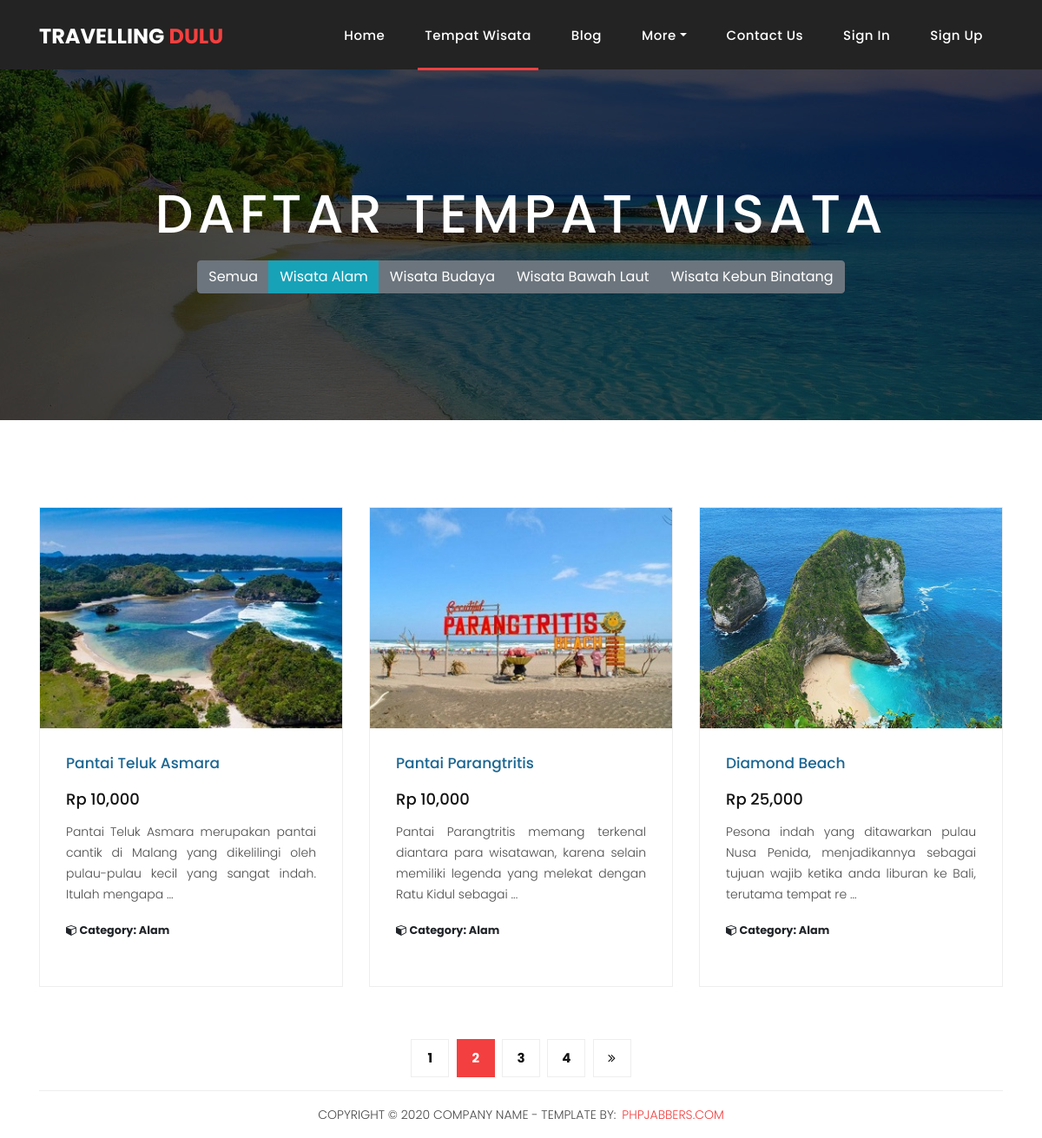
The page /wisata_alam.php on the database as committed earlier.
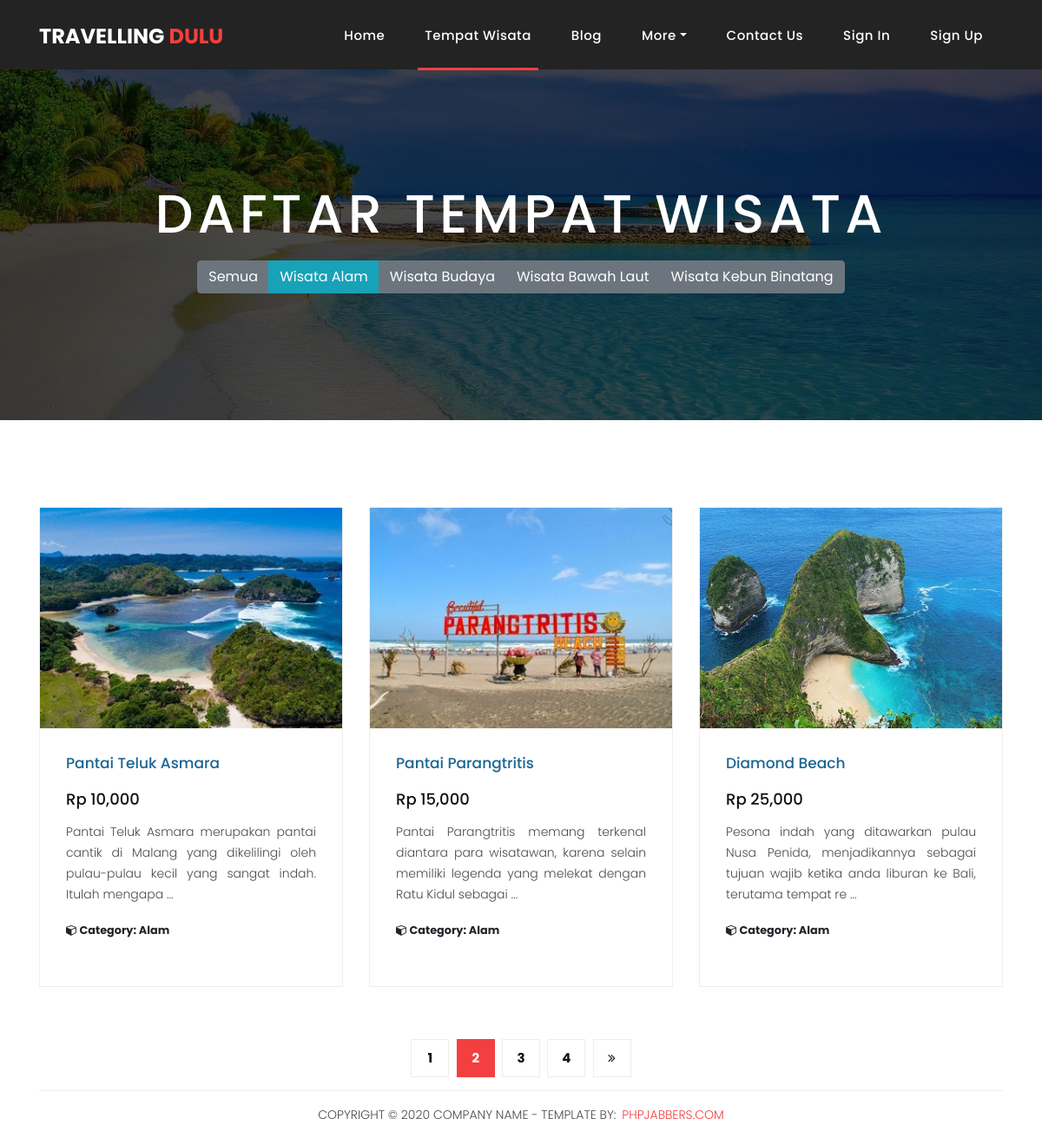
The same page on the database as committed later.
### tables this page shows
CREATE TABLE `wisata` (
  `id_wisata` int(11) NOT NULL,
  `nama_tempat` varchar(32) NOT NULL,
  `id_kategori` int(11) NOT NULL,
  `lokasi` varchar(32) NOT NULL,
  `fasilitas` text NOT NULL,
  `htm` int(11) NOT NULL,
  `deskripsi` longtext NOT NULL,
  `foto_1` varchar(32) NOT NULL,
  `foto_2` varchar(32) NOT NULL,
  `foto_3` varchar(32) NOT NULL,
  `foto_4` varchar(32) NOT NULL
);

CREATE TABLE `kategori` (
  `id_kategori` int(11) NOT NULL,
  `nama_kategori` varchar(32) NOT NULL,
  `foto_kategori` varchar(32) NOT NULL
);

### wisata_alam.php (the view, shortened to what this page needs)
<?php
if (!isset($_SESSION['email_user'])) {
  $loginButton = '<li class="nav-item"><a class="nav-link" href="login.php">Sign In</a></li>';
  $signupButton = '<li class="nav-item"><a class="nav-link" href="register.php">Sign Up</a></li>';
} else {
  $loginButton = '';
  $signupButton = '';
  $userGreeting = '<li class="nav-item"><a class="nav-link" href="#">Hello, ' . $_SESSION['nama_user'] . '</a></li>';
  $logoutButton = '<li class="nav-item"><a class="nav-link" href="backend/logout.php">Logout</a></li>';
}
include "connection.php";
$travels = mysqli_query($connection, "SELECT * FROM wisata JOIN kategori ON wisata.id_kategori = kategori.id_kategori WHERE wisata.id_kategori = 1");
?>
<!DOCTYPE html>
<html lang="en">
<head>
  <link href="vendor/bootstrap/css/bootstrap.min.css" rel="stylesheet">
  <link rel="stylesheet" href="assets/css/fontawesome.css">
  <link rel="stylesheet" href="assets/css/style.css">
  <link rel="stylesheet" href="assets/css/owl.css">
</head>
<body>
  <header class="">
    <nav class="navbar navbar-expand-lg">
      <div class="container">
        <a class="navbar-brand" href="index.php">
          <h2>Travelling <em>Dulu</em></h2>
        </a>
        <div class="collapse navbar-collapse" id="navbarResponsive">
          <ul class="navbar-nav ml-auto">
            <li class="nav-item">
              <a class="nav-link" href="index.php">Home
              </a>
            </li>
            <li class="nav-item active"><a class="nav-link" href="tempat_wisata.php">Tempat Wisata</a></li>
            <li class="nav-item"><a class="nav-link" href="blog.php">Blog</a></li>
            <li class="nav-item dropdown">
              <a class="nav-link dropdown-toggle" data-toggle="dropdown" href="#" role="button" aria-haspopup="true" aria-expanded="false">More</a>
            </li>
            <li class="nav-item"><a class="nav-link" href="contact.php">Contact Us</a></li>
            <?php echo $loginButton; ?>
            <?php echo $signupButton; ?>
          </ul>
        </div>
      </div>
    </nav>
  </header>
  <div class="page-heading about-heading header-text" style="background-image: url(assets/images/heading-6-1920x500.jpg);">
    <div class="container">
      <div class="row">
        <div class="col-md-12">
          <div class="text-content">
            <h2>Daftar Tempat Wisata</h2>
            <div class="btn-group py-3">
              <a href="tempat_wisata.php" class="btn btn-secondary">Semua</a>
              <a href="wisata_alam.php" class="btn btn-info">Wisata Alam</a>
              <a href="wisata_budaya.php" class="btn btn-secondary">Wisata Budaya</a>
              <a href="wisata_bawah_laut.php" class="btn btn-secondary">Wisata Bawah Laut</a>
              <a href="wisata_zoo.php" class="btn btn-secondary">Wisata Kebun Binatang</a>
            </div>
          </div>
        </div>
      </div>
    </div>
  </div>
  <div class="products">
    <div class="container">
      <div class="row justify-content-center">
        <?php
        if (mysqli_num_rows($travels) > 0) {
          foreach ($travels as $travel) {
        ?>
            <div class="col-md-4">
              <div class="product-item">
                <a href="tempat_wisata_detail.php?id=<?php echo $travel['id_wisata'] ?>"><img src="assets/images/wisata/<?php echo $travel['foto_1']; ?>" alt=""></a>
                <div class="down-content">
                  <a href="tempat_wisata_detail.php?id=<?php echo $travel['id_wisata'] ?>">
                    <h4><?php echo $travel['nama_tempat']; ?></h4>
                  </a>
                  <h6>Rp <?php echo number_format($travel['htm']); ?></h6>
                  <p class="text-justify"><?php echo substr_replace($travel['deskripsi'], " ... ", 130); ?></p>
                  <small class="d-flex justify-content-between mb-4">
                    <strong title="Nights"><i class="fa fa-cube"></i> Category: <?php echo $travel['nama_kategori']; ?></strong>
                  </small>
                </div>
              </div>
            </div>
          <?php } ?>
        <?php } ?>
        <div class="col-md-12">
          <ul class="pages">
            <li><a href="#">1</a></li>
            <li class="active"><a href="#">2</a></li>
            <li><a href="#">3</a></li>
            <li><a href="#">4</a></li>
            <li><a href="#"><i class="fa fa-angle-double-right"></i></a></li>
          </ul>
        </div>
      </div>
    </div>
  </div>
  <footer>
    <div class="container">
      <div class="row">
        <div class="col-md-12">
          <div class="inner-content">
            <p>Copyright © 2020 Company Name - Template by: <a href="https://www.phpjabbers.com/">PHPJabbers.com</a></p>
          </div>
        </div>
      </div>
    </div>
  </footer>
</body>
</html>

Rows that differ between the two databases and show on the page:
changed wisata "Pantai Parangtritis": htm "10,000" → "15,000"
